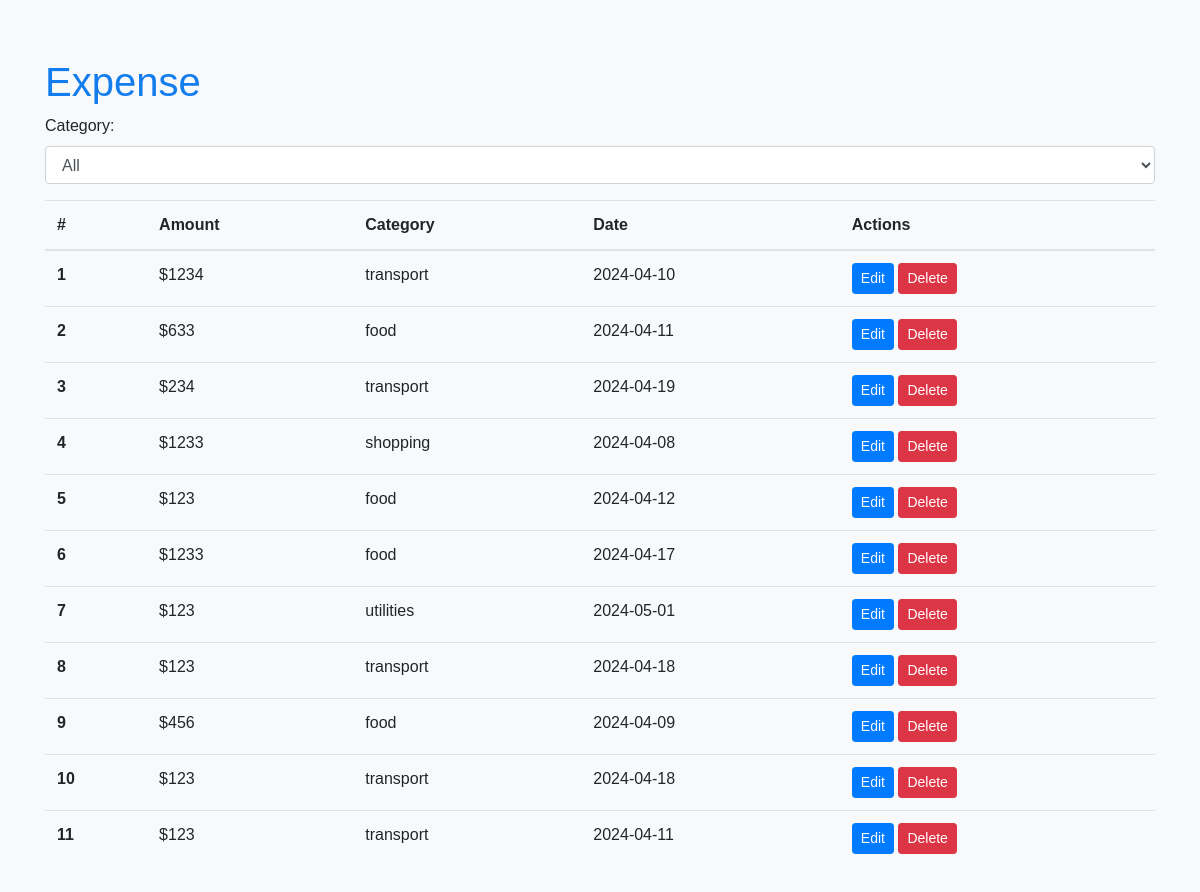
Page /viewexpense (signed in) on the earlier database version.
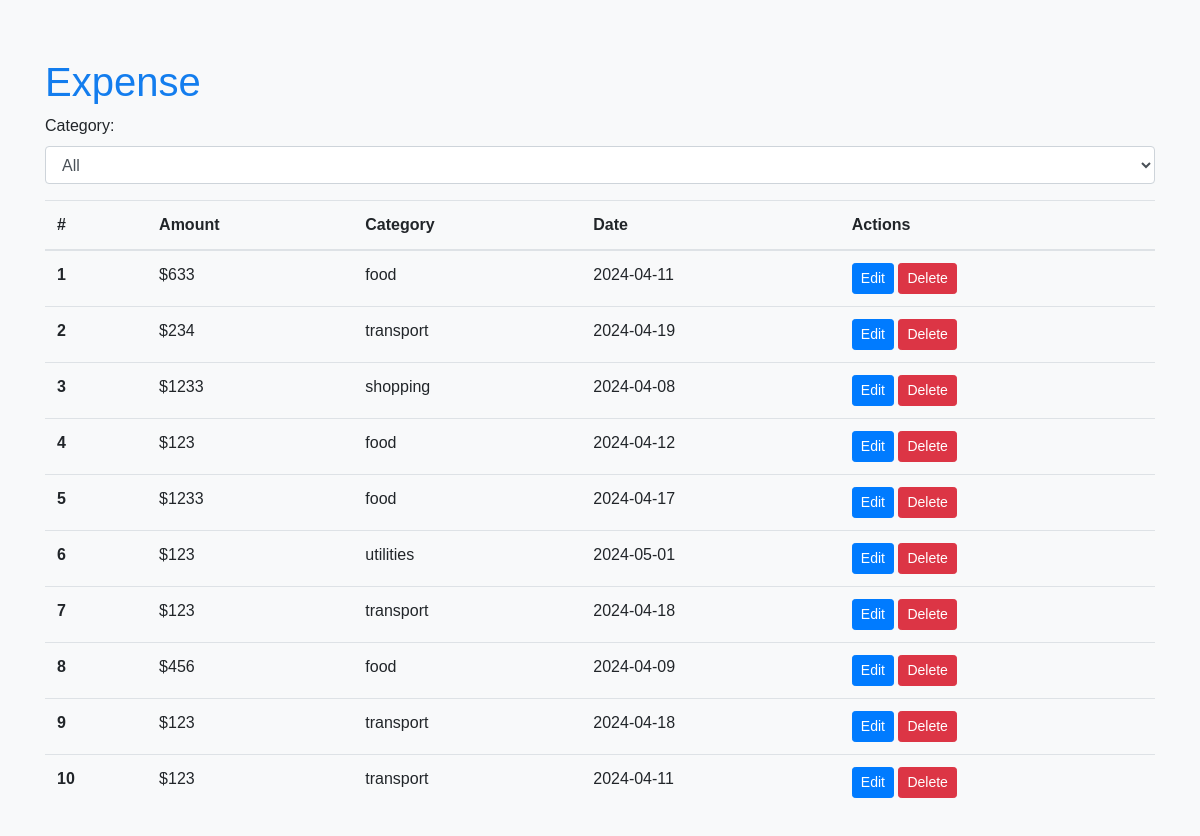
Same page on the later database version.
### tables this page shows
CREATE TABLE expense
                 (id INTEGER PRIMARY KEY AUTOINCREMENT, 
                 userid INTEGER,
                 amount DECIMAL(10, 2) NOT NULL,
                 category VARCHAR(50) NOT NULL,
                 description TEXT,
                 date DATE NOT NULL,
                 created_at TIMESTAMP DEFAULT CURRENT_TIMESTAMP);

### app.py (the view)
@app.route('/viewexpense')
def show_expenses():
    expenses = fetch_actual_expenses()
    conn = sqlite3.connect('expense_tracker.db')
    conn.row_factory = sqlite3.Row
    cur = conn.cursor()
    cur.execute("SELECT DISTINCT category FROM expense")
    categories = [row['category'] for row in cur.fetchall()]
    return render_template('viewexpense.html', expenses=expenses,categories=categories)

### app.py (called while the page is built)
def fetch_actual_expenses():
    conn = sqlite3.connect('expense_tracker.db')
    cur = conn.cursor()
    cur.execute("SELECT  id,amount, category, date FROM expense WHERE userid = ?", (session['userid'],))
    expenses = cur.fetchall()
    conn.close()
    return expenses

### templates/viewexpense.html (shortened to what this page needs)
<!DOCTYPE html>
<html lang="en">
<head>
    <link rel="stylesheet" href="https://stackpath.bootstrapcdn.com/bootstrap/4.5.2/css/bootstrap.min.css">
</head>
<body>
    <div class="container mt-5">
        <h1 style="color: #137dee;">Expense</h1>
        <div class="filter-container mb-3">
            <label for="categoryFilter">Category:</label>
            <select id="categoryFilter" class="form-control">
                <option value="">All</option>
            </select>
        </div>
        <div class="row">
            <div class="col">
                <table class="table">
                    <thead>
                        <tr>
                            <th scope="col">#</th>
                            <th scope="col">Amount</th>
                            <th scope="col">Category</th>
                            <th scope="col">Date</th>
                            <th scope="col">Actions</th>
                        </tr>
                    </thead>
                    <tbody>
                        {% for expense in expenses %}
                    <tr>
                        <th scope="row">{{ loop.index }}</th>
                        <td>${{ expense[1] }}</td>
                        <td>{{ expense[2] }}</td>
                        <td>{{ expense[3] }}</td>
                        <td>
                            <a href="#" class="btn btn-sm btn-primary" onclick="loadPage('/edit/{{ expense[0] }}')">Edit</a>
                            <form action="#" method="post" style="display: inline;" onclick="loadPage('/delete/{{ expense[0]}}')" onsubmit="return confirm('Are you sure you want to delete this expense?');">
                                <input type="submit" value="Delete" class="btn btn-sm btn-danger">
                            </form>
                        </td>
                    </tr>
                          {% endfor %}
                    </tbody>
                </table>
            </div>
        </div>
    </div>
</body>
</html>

### templates/viewexpense.html (style rules this page uses)
body { font-family: Arial, sans-serif; background-color: #f8f9fa; padding: 10px; }

Differences in the rows shown:
removed expense: amount "1234", category "transport", date "2024-04-10"
